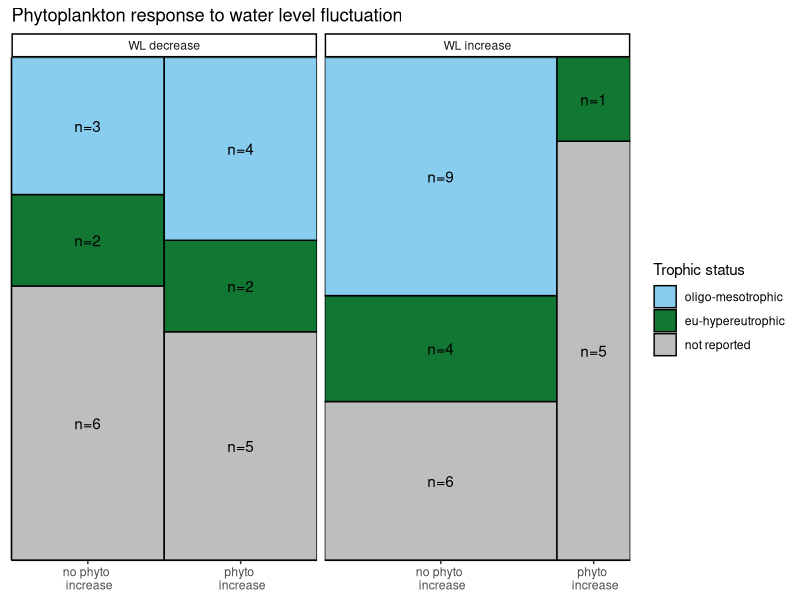
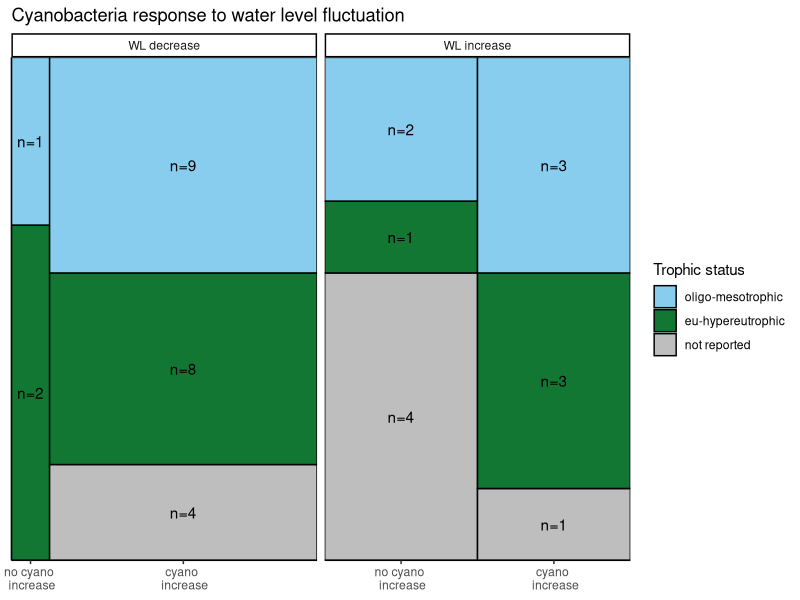
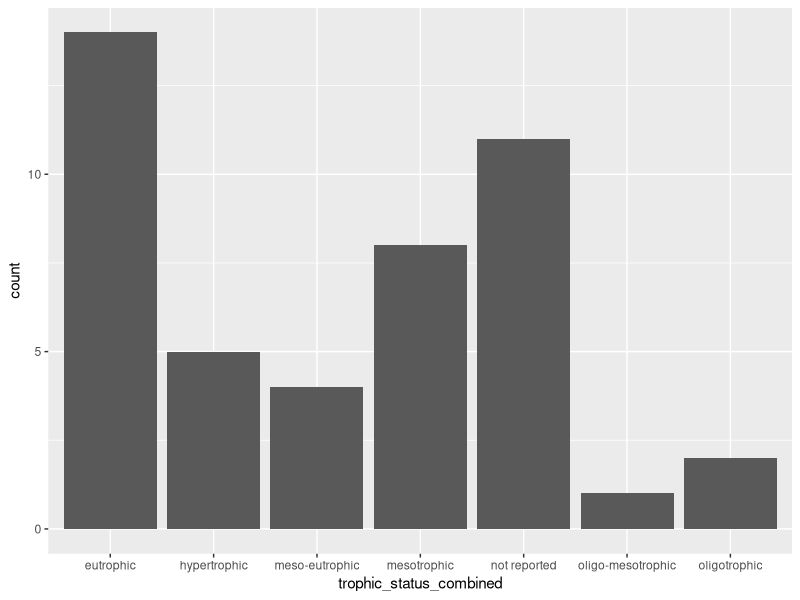
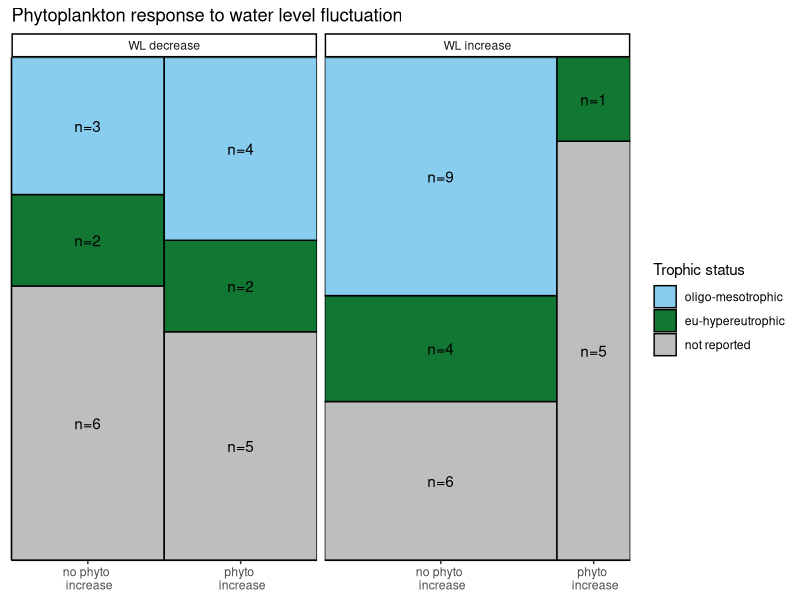
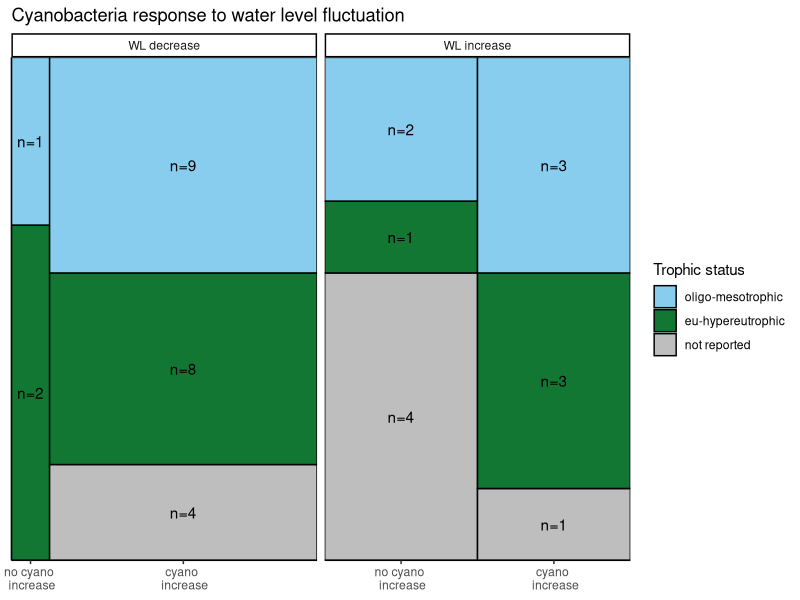

Write R code to recreate these figures, in order.
# Mosaic plot
# Author: Mary Lofton
# Date: 02JUN24

# Purpose: make a mosaic plot to show the number of studies that had increases in 
# cyanobacteria and phytoplankton grouped by: increase/decrease in water level and
# trophic state; then conduct Chi square tests to see if there are significant 
# differences

# load packages
library(tidyverse)
library(lubridate)

# get data
dat <- read_csv("./Data/litdata_cleaned.csv") %>% 
  select(cov_num, res_name, trophic_status_combined, tp_ug_l, phyto_response_wl_decrease, phyto_response_wl_increase,
         cyano_response_wl_decrease, cyano_response_wl_increase, chla_ugL) %>%
  filter(!(is.na(phyto_response_wl_decrease) & is.na(phyto_response_wl_increase) & is.na(cyano_response_wl_decrease) & is.na(cyano_response_wl_increase))) %>%
  mutate(increase_decrease_mosaic = ifelse(((!is.na(phyto_response_wl_decrease) | !is.na(cyano_response_wl_decrease)) & (!is.na(phyto_response_wl_increase) | !is.na(cyano_response_wl_increase))),"both",
                                           ifelse((!is.na(phyto_response_wl_decrease) | !is.na(cyano_response_wl_decrease)),"decrease",
                                                  ifelse((!is.na(phyto_response_wl_increase) | !is.na(cyano_response_wl_increase)),"increase",NA)))) 

fluctuation_studies_keep_increase <- dat %>%
  filter(increase_decrease_mosaic == "both") %>%
  mutate(increase_decrease_mosaic = "increase",
         phyto_response_wl_decrease = NA,
         cyano_response_wl_decrease = NA) 

fluctuation_studies_keep_decrease <- dat %>%
  filter(increase_decrease_mosaic == "both") %>%
  mutate(increase_decrease_mosaic = "decrease",
         phyto_response_wl_increase = NA,
         cyano_response_wl_increase = NA) 

dat_no_fluctuation_studies <- dat %>%
  filter(!increase_decrease_mosaic == "both")

dat2 <- bind_rows(dat_no_fluctuation_studies, fluctuation_studies_keep_increase) %>%
  bind_rows(., fluctuation_studies_keep_decrease) %>%
  mutate(phyto_response_wl_decrease = ifelse(is.na(phyto_response_wl_decrease),"not reported",phyto_response_wl_decrease),
         phyto_response_wl_increase = ifelse(is.na(phyto_response_wl_increase),"not reported",phyto_response_wl_increase),
         cyano_response_wl_decrease = ifelse(is.na(cyano_response_wl_decrease),"not reported",cyano_response_wl_decrease),
         cyano_response_wl_increase = ifelse(is.na(cyano_response_wl_increase),"not reported",cyano_response_wl_increase)) %>%
  mutate(trophic_status_mosaic = ifelse((grepl("oligo",trophic_status_combined) | grepl("meso",trophic_status_combined)),"oligo-mesotrophic",
                                        ifelse(grepl("eu", trophic_status_combined),"eu-hypereutrophic","not reported")),
         increase_phyto = ifelse((increase_decrease_mosaic == "increase" & phyto_response_wl_increase == "increase"),"yes",
                                 ifelse(increase_decrease_mosaic == "increase" & phyto_response_wl_increase == "not reported","not reported",
                                        ifelse(increase_decrease_mosaic == "decrease" & phyto_response_wl_decrease == "increase","yes",
                                               ifelse(increase_decrease_mosaic == "decrease" & phyto_response_wl_decrease == "not reported","not reported","no")))),
         increase_cyano = ifelse((increase_decrease_mosaic == "increase" & cyano_response_wl_increase == "increase"),"yes",
                                 ifelse(increase_decrease_mosaic == "increase" & cyano_response_wl_increase == "not reported","not reported",
                                        ifelse(increase_decrease_mosaic == "decrease" & cyano_response_wl_decrease == "increase","yes",
                                               ifelse(increase_decrease_mosaic == "decrease" & cyano_response_wl_decrease == "not reported","not reported","no"))))) %>%
  select(cov_num, res_name, increase_decrease_mosaic, trophic_status_mosaic, increase_phyto, increase_cyano) %>%
  mutate(trophic_status_mosaic = factor(trophic_status_mosaic, levels = c("not reported","eu-hypereutrophic","oligo-mesotrophic")),
         increase_phyto = factor(increase_phyto, levels = c("yes","no","not reported")),
         increase_cyano = factor(increase_cyano, levels = c("yes","no","not reported"))) 

write.csv(dat2,"./Data/mosaic_plot_data_05SEP24.csv", row.names = FALSE)

dat_phyto <- dat2 %>%
  filter(!increase_phyto == "not reported") %>%
  select(trophic_status_mosaic, increase_decrease_mosaic, increase_phyto) %>%
  mutate(x_axis_barplot = paste(increase_decrease_mosaic, increase_phyto, sep = "_")) %>%
  group_by(x_axis_barplot, trophic_status_mosaic) %>%
  summarise(count = n()) |>
  mutate(response.count = sum(count),
         ts.prop = count/sum(count)) |>
  ungroup() %>%
  mutate(response.prop = response.count/sum(count)) %>%
  ungroup() %>%
  separate(x_axis_barplot,c("increase_decrease_mosaic","increase_phyto"), remove = FALSE) %>%
  mutate(trophic_status_mosaic = factor(trophic_status_mosaic, levels = c("oligo-mesotrophic","eu-hypereutrophic","not reported")))

# New facet label names for water level/response variable
wl.labs <- c("WL decrease","WL increase")
names(wl.labs) <- unique(dat_phyto$increase_decrease_mosaic)
response.labs <- c("no phyto \n increase", "phyto \n increase", "no phyto \n increase", "phyto \n increase") 

# Calculate bar positions
w <- c(unique(dat_phyto$response.prop)[1],unique(dat_phyto$response.prop))
pos <- data.frame(pos = 0.5 * (cumsum(w) + cumsum(c(0, w[-length(w)]))),
                  x_axis_barplot = unique(dat_phyto$x_axis_barplot))

dat_phyto <- left_join(dat_phyto, pos, by = "x_axis_barplot")


barplot_phyto <- ggplot(data = dat_phyto, aes(x = pos, y = ts.prop, width = response.prop, fill = trophic_status_mosaic)) +
  geom_bar(stat = "identity", colour = "black") +
  scale_x_continuous(breaks = unique(dat_phyto$pos), labels = response.labs, expand = c(0,0))+
  scale_y_continuous(expand = c(0,0))+
  geom_text(aes(label = paste0("n=",count)), position = position_stack(vjust = 0.5))+ # if labels are desired
  facet_wrap(~increase_decrease_mosaic, scales = "free_x",labeller = labeller(increase_decrease_mosaic = wl.labs)) +
  scale_fill_manual(values = c("#88CCEE","#117733","gray")) +
  theme_classic()+
  theme(axis.ticks.y = element_blank(),
        axis.text.y = element_blank(),
        axis.title.y = element_blank(),
        axis.title.x = element_blank())+  # if no spacing preferred between bars
  labs(fill = "Trophic status",title = "Phytoplankton response to water level fluctuation")
  
barplot_phyto

ggsave(barplot_phyto, filename = "./Plots/barplot_phyto.png",dev = "png",width = 7, height = 4,
       units = "in")

# cyanobacteria plot

dat_cyano <- dat2 %>%
  filter(!increase_cyano == "not reported") %>%
  select(trophic_status_mosaic, increase_decrease_mosaic, increase_cyano) %>%
  mutate(x_axis_barplot = paste(increase_decrease_mosaic, increase_cyano, sep = "_")) %>%
  group_by(x_axis_barplot, trophic_status_mosaic) %>%
  summarise(count = n()) |>
  mutate(response.count = sum(count),
         ts.prop = count/sum(count)) |>
  ungroup() %>%
  mutate(response.prop = response.count/sum(count)) %>%
  ungroup() %>%
  separate(x_axis_barplot,c("increase_decrease_mosaic","increase_phyto"), remove = FALSE) %>%
  mutate(trophic_status_mosaic = factor(trophic_status_mosaic, levels = c("oligo-mesotrophic","eu-hypereutrophic","not reported")))

# New facet label names for water level/response variable
wl.labs <- c("WL decrease","WL increase")
names(wl.labs) <- unique(dat_cyano$increase_decrease_mosaic)
response.labs <- c("no cyano \n increase", "cyano \n increase", "no cyano \n increase", "cyano \n increase") 

# Calculate bar positions
w <- c(unique(dat_cyano$response.prop),unique(dat_cyano$response.prop)[3])
pos <- data.frame(pos = 0.5 * (cumsum(w) + cumsum(c(0, w[-length(w)]))),
                  x_axis_barplot = unique(dat_cyano$x_axis_barplot))

dat_cyano <- left_join(dat_cyano, pos, by = "x_axis_barplot")


barplot_cyano <- ggplot(data = dat_cyano, aes(x = pos, y = ts.prop, width = response.prop, fill = trophic_status_mosaic)) +
  geom_bar(stat = "identity", colour = "black") +
  scale_x_continuous(breaks = unique(dat_cyano$pos), labels = response.labs, expand = c(0,0))+
  scale_y_continuous(expand = c(0,0))+
  geom_text(aes(label = paste0("n=",count)), position = position_stack(vjust = 0.5))+ # if labels are desired
  facet_wrap(~increase_decrease_mosaic, scales = "free_x",labeller = labeller(increase_decrease_mosaic = wl.labs)) +
  scale_fill_manual(values = c("#88CCEE","#117733","gray")) +
  theme_classic()+
  theme(axis.ticks.y = element_blank(),
        axis.text.y = element_blank(),
        axis.title.y = element_blank(),
        axis.title.x = element_blank())+  # if no spacing preferred between bars
  labs(fill = "Trophic status",title = "Cyanobacteria response to water level fluctuation")

barplot_cyano

ggsave(barplot_cyano, filename = "./Plots/barplot_cyano.png",dev = "png",width = 7, height = 4,
       units = "in")

## From Agresti(2007) p.39

# first for phytoplankton
phyto <- dat2 %>%
  select(increase_decrease_mosaic, increase_phyto)
phyto_increase_wl_increase <- phyto %>%
  filter(increase_decrease_mosaic == "increase" & increase_phyto == "yes") %>%
  count(increase_phyto) %>%
  pull(n)
phyto_no_increase_wl_increase <- phyto %>%
  filter(increase_decrease_mosaic == "increase" & increase_phyto == "no") %>%
  count(increase_phyto) %>%
  pull(n)
phyto_increase_wl_decrease <- phyto %>%
  filter(increase_decrease_mosaic == "decrease" & increase_phyto == "yes") %>%
  count(increase_phyto) %>%
  pull(n)
phyto_no_increase_wl_decrease <- phyto %>%
  filter(increase_decrease_mosaic == "decrease" & increase_phyto == "no") %>%
  count(increase_phyto) %>%
  pull(n)

# Question 1: are there differences in phytoplankton responses to increases vs.
# decreases in water level?
M <- as.table(rbind(c(phyto_increase_wl_increase, phyto_increase_wl_decrease), c(phyto_no_increase_wl_increase, phyto_no_increase_wl_decrease)))
dimnames(M) <- list(phyto_response = c("increase", "decrease or no change"),
                    water_level = c("increase","decrease"))
M
(Xsq <- chisq.test(M))  # Prints test summary
Xsq$observed   # observed counts (same as M)
Xsq$expected   # expected counts under the null
Xsq$residuals  # Pearson residuals
Xsq$stdres     # standardized residuals
Xsq$p.value

# Question 2: are there differences in the likelihood of phytoplankton to increase
# or decrease given an increase in water level?
M_increase <- M[,1]
M_increase
(Xsq <- chisq.test(M_increase))  # Prints test summary
Xsq$observed   # observed counts (same as M)
Xsq$expected   # expected counts under the null
Xsq$residuals  # Pearson residuals
Xsq$stdres     # standardized residuals
Xsq$p.value

# Question 3: are there differences in the likelihood of phytoplankton to increase
# or decrease given a decrease in water level?
M_decrease <- M[,2]
M_decrease
(Xsq <- chisq.test(M_decrease))  # Prints test summary
Xsq$observed   # observed counts (same as M)
Xsq$expected   # expected counts under the null
Xsq$residuals  # Pearson residuals
Xsq$stdres     # standardized residuals
Xsq$p.value

# now for cyanobacteria
cyano <- dat2 %>%
  select(increase_decrease_mosaic, increase_cyano)
cyano_increase_wl_increase <- cyano %>%
  filter(increase_decrease_mosaic == "increase" & increase_cyano == "yes") %>%
  count(increase_cyano) %>%
  pull(n)
cyano_no_increase_wl_increase <- cyano %>%
  filter(increase_decrease_mosaic == "increase" & increase_cyano == "no") %>%
  count(increase_cyano) %>%
  pull(n)
cyano_increase_wl_decrease <- cyano %>%
  filter(increase_decrease_mosaic == "decrease" & increase_cyano == "yes") %>%
  count(increase_cyano) %>%
  pull(n)
cyano_no_increase_wl_decrease <- cyano %>%
  filter(increase_decrease_mosaic == "decrease" & increase_cyano == "no") %>%
  count(increase_cyano) %>%
  pull(n)

# Question 1: are there differences in cyanobacterial responses to increases vs.
# decreases in water level?
M <- as.table(rbind(c(cyano_increase_wl_increase, cyano_increase_wl_decrease), c(cyano_no_increase_wl_increase, cyano_no_increase_wl_decrease)))
dimnames(M) <- list(cyano_response = c("increase", "decrease or no change"),
                    water_level = c("increase","decrease"))
M
(Xsq <- chisq.test(M))  # Prints test summary
Xsq$observed   # observed counts (same as M)
Xsq$expected   # expected counts under the null
Xsq$residuals  # Pearson residuals
Xsq$stdres     # standardized residuals
Xsq$p.value

# Question 2: are there differences in the likelihood of cyanobacteria to increase
# or decrease given an increase in water level?
M_increase <- M[,1]
M_increase
(Xsq <- chisq.test(M_increase))  # Prints test summary
Xsq$observed   # observed counts (same as M)
Xsq$expected   # expected counts under the null
Xsq$residuals  # Pearson residuals
Xsq$stdres     # standardized residuals
Xsq$p.value

# Question 3: are there differences in the likelihood of cyanobacteria to increase
# or decrease given a decrease in water level?
M_decrease <- M[,2]
M_decrease
(Xsq <- chisq.test(M_decrease))  # Prints test summary
Xsq$observed   # observed counts (same as M)
Xsq$expected   # expected counts under the null
Xsq$residuals  # Pearson residuals
Xsq$stdres     # standardized residuals
Xsq$p.value


ggplot(data = dat, aes(x = trophic_status_combined))+
  geom_bar(stat = "count")
